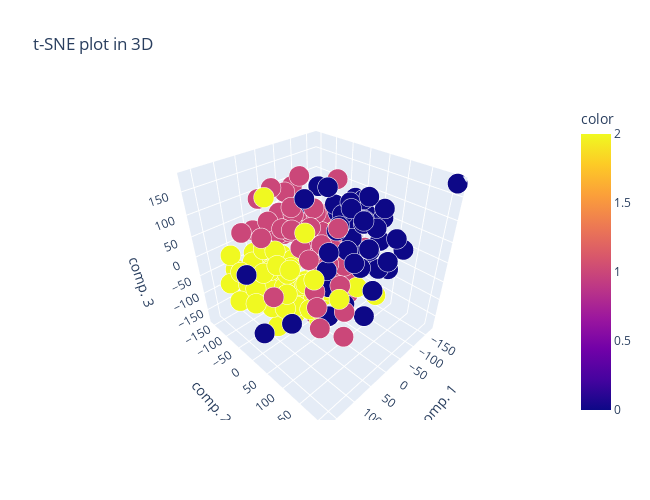

Notebook source saved alongside this figure:
### Markdown cell above
t-SNE plot in 3D

### Code cell
tsne = TSNE(n_components=3)
components_tsne = tsne.fit_transform(X)

#3D scatterplot
fig = px.scatter_3d(components_tsne, x=0, y=1, z=2, color=clusters, 
                    size= 0.1*np.ones(len(X)), opacity=1,
                    title='t-SNE plot in 3D',
                    labels = {'0': 'comp. 1', '1': 'comp. 2', '2': 'comp. 3'},
                    width = 650, height=500)
fig.show()

### Figure 1 — Plotly figure (JSON) as saved in the notebook; plotly's stock layout.template omitted (floating-point values rounded to 4 significant figures; data arrays with more than 128 entries replaced by an {"elided": "..."} marker saying what was removed)
{"data": [{"hovertemplate": "comp. 1=%{x}<br>comp. 2=%{y}<br>comp. 3=%{z}<br>size=%{marker.size}<br>color=%{marker.color}<extra></extra>", "legendgroup": "", "marker": {"color": {"elided": "178 int values"}, "coloraxis": "coloraxis", "opacity": 1, "size": {"elided": "178 float values"}, "sizemode": "area", "sizeref": 0.00025, "symbol": "circle"}, "mode": "markers", "name": "", "scene": "scene", "showlegend": false, "type": "scatter3d", "x": {"elided": "178 float values"}, "y": {"elided": "178 float values"}, "z": {"elided": "178 float values"}}], "layout": {"coloraxis": {"colorbar": {"title": {"text": "color"}}, "colorscale": [[0, "#0d0887"], [0.1111, "#46039f"], [0.2222, "#7201a8"], [0.3333, "#9c179e"], [0.4444, "#bd3786"], [0.5556, "#d8576b"], [0.6667, "#ed7953"], [0.7778, "#fb9f3a"], [0.8889, "#fdca26"], [1, "#f0f921"]]}, "height": 500, "legend": {"itemsizing": "constant", "tracegroupgap": 0}, "scene": {"domain": {"x": [0, 1], "y": [0, 1]}, "xaxis": {"title": {"text": "comp. 1"}}, "yaxis": {"title": {"text": "comp. 2"}}, "zaxis": {"title": {"text": "comp. 3"}}}, "title": {"text": "t-SNE plot in 3D"}, "width": 650}}
